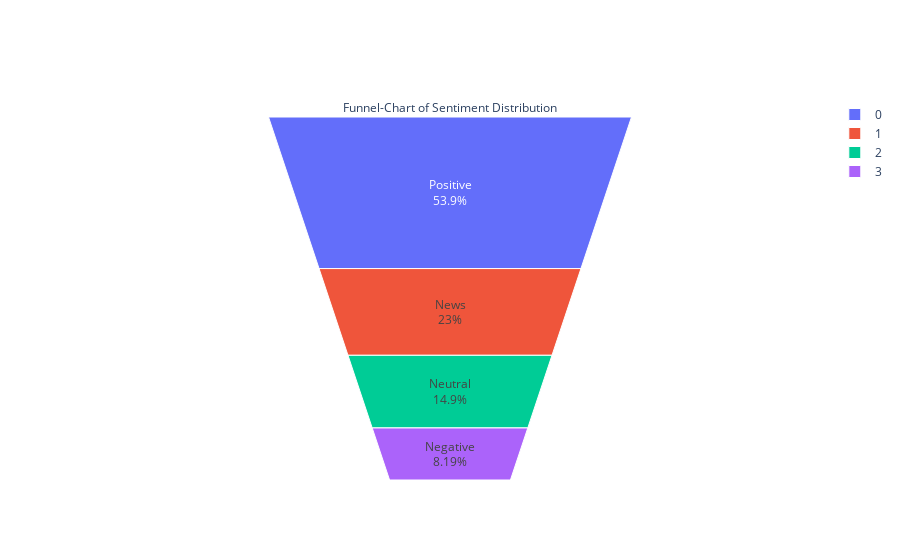

Source (notebook cell):
### Markdown cell above
- Funnel chart to get more insight from sentiments

### Code cell
fig = go.Figure(go.Funnelarea(
    text =dist.sentiment,
    values = dist.message,
    title = {"position": "top center", "text": "Funnel-Chart of Sentiment Distribution"}
    ))
fig.show()

### Figure 1 — Plotly figure (JSON) as saved in the notebook; plotly's stock layout.template omitted (floating-point values rounded to 4 significant figures)
{"data": [{"text": ["Positive", "News", "Neutral", "Negative"], "title": {"position": "top center", "text": "Funnel-Chart of Sentiment Distribution"}, "type": "funnelarea", "values": [8530, 3640, 2353, 1296]}], "layout": {}}
